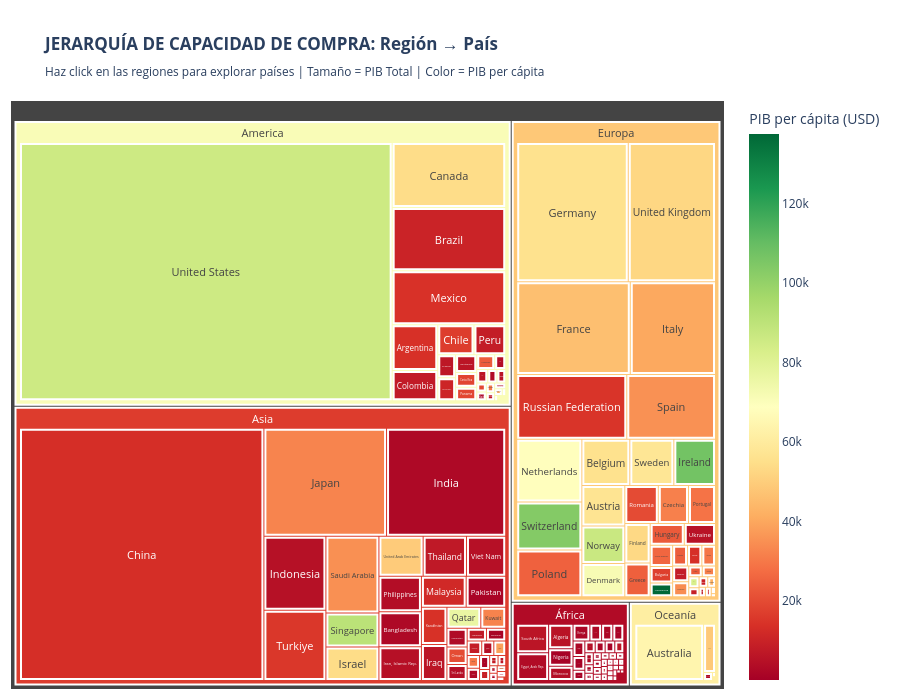

The cell this chart's notebook holds for it:
### Code cell
print("\n" + "=" * 80)
print(" VISUALIZACIÓN 2: TREEMAP INTERACTIVO JERÁRQUICO")
print("Propósito: Exploración interactiva de Región → País")
print("=" * 80)

# Preparar datos para treemap interactivo
df_interactive = df_clean.copy()

df_interactive['PIB_label'] = df_interactive['GDP_billions'].apply(lambda x: f"${x:.1f}B")
df_interactive['GDP_pc_label'] = df_interactive['GDP'].apply(lambda x: f"${x:,.0f}")

fig = px.treemap(
    df_interactive,
    path=['Region', 'Country Name'],
    values='GDP_billions',
    color='GDP',
    color_continuous_scale='RdYlGn',
    hover_data={
        'GDP_billions': ':.2f',
        'GDP': ':.0f',
        'Population_millions': ':.2f'
    },
    labels={
        'GDP_billions': 'PIB Total (B USD)',
        'GDP': 'PIB per cápita (USD)',
        'Population_millions': 'Población (M)',
        'Region': 'Región',
        'Country Name': 'País'
    },
    title='<b>JERARQUÍA DE CAPACIDAD DE COMPRA: Región → País</b><br>' +
          '<sub>Haz click en las regiones para explorar países | Tamaño = PIB Total | Color = PIB per cápita</sub>'
)

fig.update_layout(
    height=700,
    font=dict(size=12),
    margin=dict(t=100, l=10, r=10, b=10)
)

fig.update_traces(
    textposition="middle center",
    textfont_size=11,
    marker=dict(line=dict(width=2, color='white'))
)

fig.show()

print("\n INSIGHT CLAVE:")
print("   Haz click en cada región para ver la distribución detallada de países.")
print("   Identifica mercados grandes (tamaño) con alto poder adquisitivo (verde).")

### Figure 1 — Plotly figure (JSON) as saved in the notebook; plotly's stock layout.template omitted (floating-point values rounded to 4 significant figures; data arrays with more than 128 entries replaced by an {"elided": "..."} marker saying what was removed)
{"data": [{"branchvalues": "total", "customdata": {"elided": "180x3 mixed values"}, "domain": {"x": [0, 1], "y": [0, 1]}, "hovertemplate": "labels=%{label}<br>PIB Total (B USD)=%{customdata[0]:.2f}<br>parent=%{parent}<br>id=%{id}<br>PIB per cápita (USD)=%{color:.0f}<br>Población (M)=%{customdata[2]:.2f}<extra></extra>", "ids": {"elided": "180 str values"}, "labels": {"elided": "180 str values"}, "marker": {"coloraxis": "coloraxis", "colors": {"elided": "180 float values"}, "line": {"color": "white", "width": 2}}, "name": "", "parents": {"elided": "180 str values"}, "textfont": {"size": 11}, "textposition": "middle center", "type": "treemap", "values": {"elided": "180 float values"}}], "layout": {"coloraxis": {"colorbar": {"title": {"text": "PIB per cápita (USD)"}}, "colorscale": [[0, "rgb(165,0,38)"], [0.1, "rgb(215,48,39)"], [0.2, "rgb(244,109,67)"], [0.3, "rgb(253,174,97)"], [0.4, "rgb(254,224,139)"], [0.5, "rgb(255,255,191)"], [0.6, "rgb(217,239,139)"], [0.7, "rgb(166,217,106)"], [0.8, "rgb(102,189,99)"], [0.9, "rgb(26,152,80)"], [1, "rgb(0,104,55)"]]}, "font": {"size": 12}, "height": 700, "legend": {"tracegroupgap": 0}, "margin": {"b": 10, "l": 10, "r": 10, "t": 100}, "title": {"text": "<b>JERARQUÍA DE CAPACIDAD DE COMPRA: Región → País</b><br><sub>Haz click en las regiones para explorar países | Tamaño = PIB Total | Color = PIB per cápita</sub>"}}}
